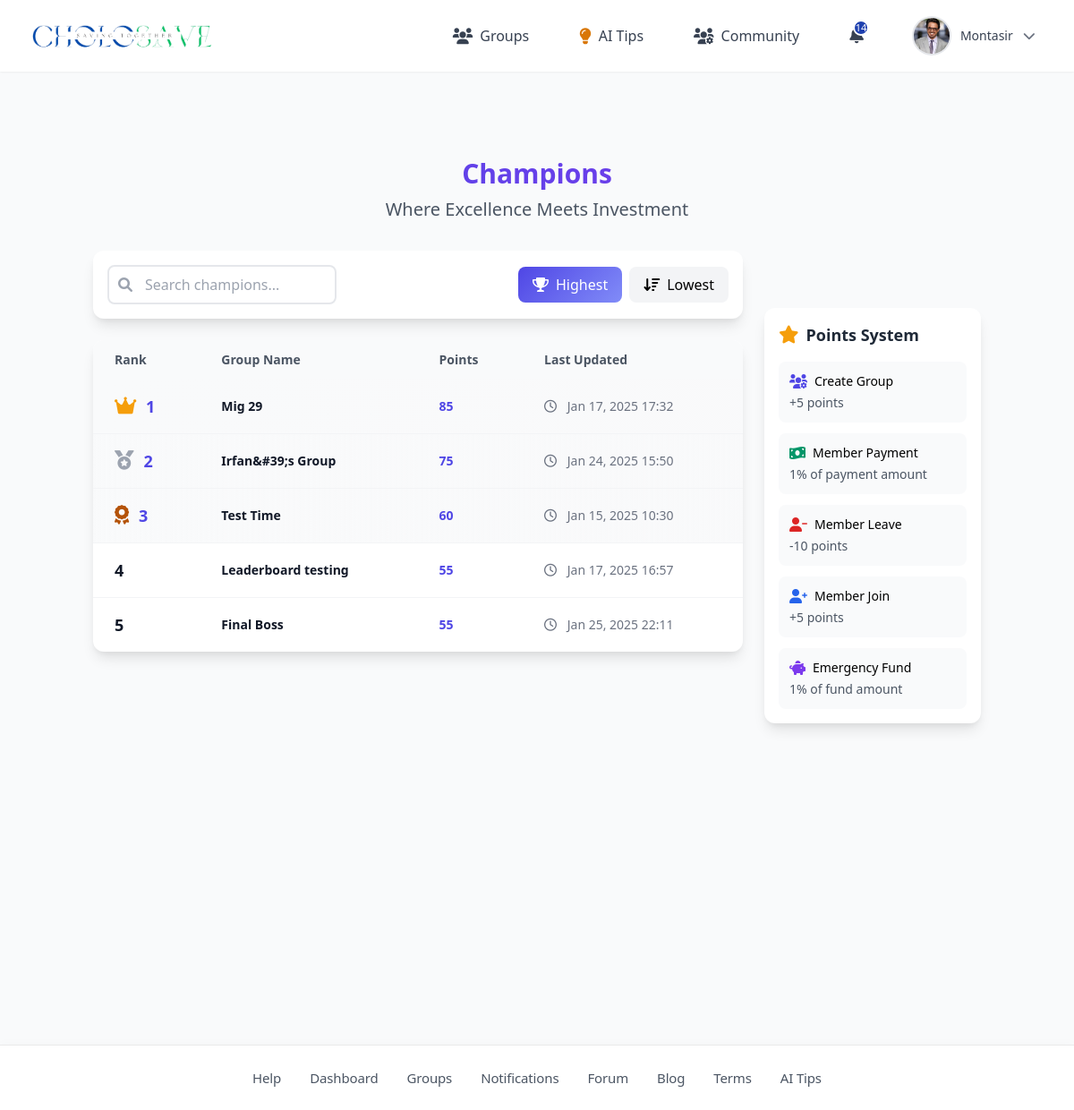
/leaderboard.php (signed in), run on the app's committed database.
### tables this page shows
CREATE TABLE `users` (
  `id` int(11) NOT NULL,
  `name` varchar(255) DEFAULT NULL,
  `email` varchar(255) DEFAULT NULL,
  `phone_number` varchar(255) DEFAULT NULL,
  `password` varchar(255) DEFAULT NULL,
  `role` enum('user','group_admin','admin') DEFAULT 'user',
  `created_at` timestamp NOT NULL DEFAULT current_timestamp(),
  `profile_picture` varchar(255) NOT NULL,
  `otp` varchar(6) DEFAULT NULL,
  `otp_expiry` datetime DEFAULT NULL
);

CREATE TABLE `leaderboard` (
  `id` int(11) NOT NULL,
  `group_id` int(11) NOT NULL,
  `points` decimal(10,2) DEFAULT 0.00,
  `updated_at` timestamp NOT NULL DEFAULT current_timestamp() ON UPDATE current_timestamp()
);

CREATE TABLE `my_group` (
  `group_id` int(11) NOT NULL,
  `group_name` varchar(255) DEFAULT NULL,
  `members` int(11) NOT NULL,
  `group_admin_id` int(11) DEFAULT NULL,
  `dps_type` enum('weekly','monthly') DEFAULT NULL,
  `time_period` int(11) DEFAULT NULL,
  `amount` decimal(8,2) DEFAULT NULL,
  `start_date` date DEFAULT NULL,
  `goal_amount` int(11) DEFAULT NULL,
  `warning_time` int(11) DEFAULT NULL,
  `emergency_fund` decimal(8,2) DEFAULT NULL,
  `bKash` varchar(255) DEFAULT NULL,
  `Rocket` varchar(255) DEFAULT NULL,
  `Nagad` varchar(255) DEFAULT NULL,
  `created_at` timestamp NOT NULL DEFAULT current_timestamp(),
  `description` text DEFAULT NULL
);

### leaderboard.php (the view, shortened to what this page needs)
<?php
include 'db.php';
include 'includes/header2.php';
$sort = isset($_GET['sort']) ? $_GET['sort'] : 'points';
$order = isset($_GET['order']) ? $_GET['order'] : 'DESC';
$search = isset($_GET['search']) ? $_GET['search'] : '';
$query = "SELECT l.group_id, l.points, l.updated_at, mg.group_name
          FROM leaderboard l
          JOIN my_group mg ON l.group_id = mg.group_id";
$query .= " ORDER BY " . mysqli_real_escape_string($conn, $sort) . " " . $order;
$result = mysqli_query($conn, $query);
?>
<!DOCTYPE html>
<html lang="en">
<head>
    <link href="https://cdn.jsdelivr.net/npm/tailwindcss@2.2.19/dist/tailwind.min.css" rel="stylesheet">
    <link rel="stylesheet" href="https://cdnjs.cloudflare.com/ajax/libs/font-awesome/6.0.0/css/all.min.css">
</head>
<body class="bg-gradient-to-br from-gray-50 to-gray-100 min-h-screen">
    <div class="container mx-auto px-4 py-8 mt-16">
        <div class="text-center mb-8">
            <h1 class="text-3xl font-extrabold text-transparent bg-clip-text bg-gradient-to-r from-indigo-600 to-purple-600 mb-2">
            </h1>
            <p class="text-xl text-gray-600">Where Excellence Meets Investment</p>
        </div>
        <div class="flex flex-col lg:flex-row gap-6">
            <div class="lg:w-3/4">
                <div class="bg-white rounded-xl shadow-lg p-4 mb-6">
                    <div class="flex flex-col md:flex-row justify-between items-center gap-4">
                        <form action="" method="GET" class="w-full md:w-auto">
                            <div class="relative">
                                <input type="text" name="search" placeholder="Search champions..."
                                    value="<?php echo htmlspecialchars($search); ?>"
                                    class="w-full md:w-64 pl-10 pr-4 py-2 border-2 border-gray-200 rounded-lg focus:outline-none focus:border-indigo-500">
                                <div class="absolute left-3 top-2.5">
                                    <i class="fas fa-search text-gray-400"></i>
                                </div>
                            </div>
                        </form>
                        <div class="flex gap-2">
                            <a href="?sort=points&order=DESC<?php echo !empty($search) ? '&search=' . urlencode($search) : ''; ?>"
                                class="px-4 py-2 rounded-lg font-medium <?php echo ($sort == 'points' && $order == 'DESC') ? 'gradient-bg text-white' : 'bg-gray-100 hover:bg-gray-200'; ?>">
                                <i class="fas fa-trophy mr-2"></i>Highest
                            </a>
                            <a href="?sort=points&order=ASC<?php echo !empty($search) ? '&search=' . urlencode($search) : ''; ?>"
                                class="px-4 py-2 rounded-lg font-medium <?php echo ($sort == 'points' && $order == 'ASC') ? 'gradient-bg text-white' : 'bg-gray-100 hover:bg-gray-200'; ?>">
                                <i class="fas fa-sort-amount-down mr-2"></i>Lowest
                            </a>
                        </div>
                    </div>
                </div>
                <div class="bg-white rounded-xl shadow-lg overflow-hidden">
                    <table class="min-w-full">
                        <thead class="bg-gray-50">
                            <tr>
                                <th class="px-6 py-3 text-left text-sm font-semibold text-gray-600">Rank</th>
                                <th class="px-6 py-3 text-left text-sm font-semibold text-gray-600">Group Name</th>
                                <th class="px-6 py-3 text-left text-sm font-semibold text-gray-600">Points</th>
                                <th class="px-6 py-3 text-left text-sm font-semibold text-gray-600">Last Updated</th>
                            </tr>
                        </thead>
                        <tbody class="divide-y divide-gray-100">
                            <?php
                            $rank = 1;
                            while ($row = mysqli_fetch_assoc($result)):
                                $rowClass = $rank <= 3 ? 'top-3-row' : '';
                            ?>
                            <tr class="<?php echo $rowClass; ?> hover:bg-gray-50">
                                <td class="px-6 py-4">
                                    <div class="text-lg font-bold <?php echo $rank <= 3 ? 'text-indigo-600' : 'text-gray-900'; ?>">
                                        <?php
                                        if ($rank == 1) echo '<i class="fas fa-crown trophy-icon text-yellow-500"></i>';
                                        else if ($rank == 2) echo '<i class="fas fa-medal trophy-icon text-gray-400"></i>';
                                        else if ($rank == 3) echo '<i class="fas fa-award trophy-icon text-yellow-700"></i>';
                                        echo $rank++;
                                        ?>
                                    </div>
                                </td>
                                <td class="px-6 py-4">
                                    <div class="text-sm font-semibold text-gray-900">
                                        <?php echo htmlspecialchars($row['group_name']); ?>
                                    </div>
                                </td>
                                <td class="px-6 py-4">
                                    <div class="text-sm font-bold text-indigo-600">
                                        <?php echo number_format($row['points']); ?>
                                    </div>
                                </td>
                                <td class="px-6 py-4">
                                    <div class="text-sm text-gray-500">
                                        <i class="far fa-clock mr-2"></i>
                                        <?php echo date('M d, Y H:i', strtotime($row['updated_at'])); ?>
                                    </div>
                                </td>
                            </tr>
                            <?php endwhile; ?>
                        </tbody>
                    </table>
                </div>
            </div>
            <div class="lg:w-1/4 mt-16">
                <div class="bg-white rounded-xl shadow-lg p-4 sticky top-4">
                    <div class="flex items-center mb-4">
                        <i class="fas fa-star text-yellow-500 text-xl mr-2"></i>
                        <h2 class="text-lg font-bold text-gray-800">Points System</h2>
                    </div>
                    <div class="space-y-3">
                        <div class="p-3 bg-gray-50 rounded-lg">
                            <div class="flex items-center mb-1">
                                <i class="fas fa-users-gear text-indigo-600 mr-2"></i>
                                <h3 class="font-medium text-sm">Create Group</h3>
                            </div>
                            <p class="text-sm text-gray-600">+5 points</p>
                        </div>
                        <div class="p-3 bg-gray-50 rounded-lg">
                            <div class="flex items-center mb-1">
                                <i class="fas fa-money-bill-wave text-green-600 mr-2"></i>
                                <h3 class="font-medium text-sm">Member Payment</h3>
                            </div>
                            <p class="text-sm text-gray-600">1% of payment amount</p>
                        </div>
                        <div class="p-3 bg-gray-50 rounded-lg">
                            <div class="flex items-center mb-1">
                                <i class="fas fa-user-minus text-red-600 mr-2"></i>
                                <h3 class="font-medium text-sm">Member Leave</h3>
                            </div>
                            <p class="text-sm text-gray-600">-10 points</p>
                        </div>
                        <div class="p-3 bg-gray-50 rounded-lg">
                            <div class="flex items-center mb-1">
                                <i class="fas fa-user-plus text-blue-600 mr-2"></i>
                                <h3 class="font-medium text-sm">Member Join</h3>
                            </div>
                            <p class="text-sm text-gray-600">+5 points</p>
                        </div>
                        <div class="p-3 bg-gray-50 rounded-lg">
                            <div class="flex items-center mb-1">
                                <i class="fas fa-piggy-bank text-purple-600 mr-2"></i>
                                <h3 class="font-medium text-sm">Emergency Fund</h3>
                            </div>
                            <p class="text-sm text-gray-600">1% of fund amount</p>
                        </div>
                    </div>
                </div>
            </div>
        </div>
    </div>
</body>
</html>
<?php include 'includes/new_footer.php'; ?>

### includes/header2.php (shortened to what this page needs)
<?php
include 'db.php';
$user_id = $_SESSION['user_id'];
$sql = "SELECT COUNT(*) as count FROM notifications WHERE target_user_id = ? AND status = 'unread'";
$stmt = $conn->prepare($sql);
$stmt->bind_param("i", $user_id);
$stmt->execute();
$result = $stmt->get_result();
$row = $result->fetch_assoc();
$notificationCount = $row['count'];
$user_name = '';
$profile_picture = '';
$sql_user = "SELECT name, email, profile_picture FROM users WHERE id = ?";
$stmt = $conn->prepare($sql_user);
$stmt->bind_param("i", $user_id);
$stmt->execute();
$result_user = $stmt->get_result();
if ($result_user) {
    $user_data = $result_user->fetch_assoc();
    $user_name = $user_data['name'];
    $profile_picture = $user_data['profile_picture'];
}
?>
<!DOCTYPE html>
<html lang="en">
<head>
    <script src="https://cdn.tailwindcss.com"></script>
    <link rel="stylesheet" href="https://cdnjs.cloudflare.com/ajax/libs/font-awesome/6.0.0-beta3/css/all.min.css">
</head>
<body class="bg-gray-50">
    <header class="bg-white shadow-sm">
        <div class="max-w-7xl mx-auto px-4 sm:px-6 lg:px-8">
            <div class="flex items-center justify-between h-20">
                <div class="logo flex items-center space-x-4">
                    <a href="/CholoSave-CS/user_landing_page.php" class="flex items-center">
                        <img src="/CholoSave-CS/includes/project_logo1.png" alt="CholoSave Logo" class="logo-image">
                    </a>
                </div>
                <div class="hidden md:flex items-center space-x-8">
                    <div class="relative group">
                        <button
                            class="nav-item flex items-center space-x-2 px-3 py-2 text-gray-700 hover:text-gray-900">
                            <i class="fas fa-users text-lg"></i>
                            <span class="font-medium">Groups</span>
                        </button>
                    </div>
                    <div class="relative group">
                        <a href="/CholoSave-CS/ai_tips/ai_tips.php">
                            <button
                                class="nav-item flex items-center space-x-2 px-3 py-2 text-gray-700 hover:text-gray-900">
                                <i class="fas fa-lightbulb text-lg text-yellow-600 animate-pulse"></i>
                                <span class="font-medium">AI Tips</span>
                            </button>
                        </a>
                    </div>
                    <div class="relative group">
                        <button
                            class="nav-item flex items-center space-x-2 px-3 py-2 text-gray-700 hover:text-gray-900">
                            <i class="fas fa-users-cog text-lg"></i>
                            <span class="font-medium">Community</span>
                        </button>
                    </div>
                    <div class="relative">
                        <a href="/CholoSave-CS/notification.php"
                            class="nav-item flex items-center space-x-2 px-3 py-2 text-gray-700 hover:text-gray-900">
                            <div class="relative">
                                <?php if ($notificationCount > 0): ?>
                                    <span class="notification-badge"><?php echo $notificationCount; ?></span>
                                <?php endif; ?>
                            </div>
                        </a>
                    </div>
                    <div class="relative group">
                        <button
                            class="flex items-center space-x-3 px-3 py-2 rounded-full hover:bg-gray-100 transition-colors duration-200">
                            <div class="relative w-10 h-10 rounded-full overflow-hidden ring-2 ring-gray-200">
                                <?php if (!empty($profile_picture) && file_exists('uploads/profile/' . $profile_picture)): ?>
                                    <img src="uploads/profile/<?php echo htmlspecialchars($profile_picture); ?>"
                                        alt="Profile" class="w-full h-full object-cover">
                                <?php else: ?>
                                    <div class="w-full h-full bg-gray-200 flex items-center justify-center">
                                        <i class="fas fa-user text-gray-400"></i>
                                    </div>
                                <?php endif; ?>
                            </div>
                            <span
                                class="text-sm font-medium text-gray-700"><?php echo htmlspecialchars($user_name); ?></span>
                            <i class="fas fa-chevron-down text-sm text-gray-500"></i>
                        </button>
                    </div>
                </div>
            </div>
    </header>
</body>
</html>

### includes/header2.php (style rules this page uses)
body { font-family: 'Poppins', sans-serif; }
.nav-item { transition: all 0.3s ease; position: relative; }
.nav-item::after { content: ''; position: absolute; width: 0; height: 2px; bottom: -4px; left: 0; background-color: #1E40AF; transition: width 0.3s ease; }
.logo a { font-size: 1.8rem; font-weight: 700; background: linear-gradient(135deg, #003366 0%, #004080 100%); -webkit-background-clip: text; -webkit-text-fill-color: transparent; text-decoration: none; }
.notification-badge { position: absolute; top: -6px; right: -6px; background: #1E40AF; border-radius: 50%; width: 18px; height: 18px; font-size: 11px; display: flex; align-items: center; justify-content: center; color: white; border: 2px solid white; }
.animate-pulse { animation: pulse 1s infinite; }
.logo-image { max-height: 3rem; width: auto; object-fit: contain; }

### leaderboard.php (style rules this page uses)
.gradient-bg { background: linear-gradient(135deg, #4f46e5 0%, #818cf8 100%); }
.trophy-icon { font-size: 1.2em; margin-right: 0.5em; }
.top-3-row { background: linear-gradient(90deg, rgba(249, 250, 251, 1) 0%, rgba(243, 244, 246, 0.5) 100%); }

### includes/new_footer.php (style rules this page uses)
html, body { height: 100%; margin: 0; padding: 0; font-family: system-ui, -apple-system, BlinkMacSystemFont, 'Segoe UI', Roboto, Oxygen, Ubuntu, Cantarell, sans-serif; }

### data on the page
users: profile_picture (picture), name "Montasir"
leaderboard: group.group_name "Mig 29", points "85", updated_at "Jan 17, 2025 17:32"
leaderboard: group.group_name "Irfan&#39;s Group", points "75", updated_at "Jan 24, 2025 15:50"
leaderboard: group.group_name "Test Time", points "60", updated_at "Jan 15, 2025 10:30"
leaderboard: group.group_name "Leaderboard testing", points "55", updated_at "Jan 17, 2025 16:57"
leaderboard: group.group_name "Final Boss", points "55", updated_at "Jan 25, 2025 22:11"

### other printed values
$notificationCount "14"
